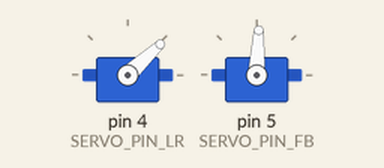
Simulated run of this sketch. Board: Arduino Uno, built with avr-gcc and run on an emulated ATmega328P. Parts: 2 × servo. What the sketch prints to the serial monitor is not drawn.

Above: at 0.05 s.
At 0.6 s:
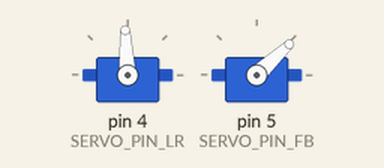
At 1.25 s:
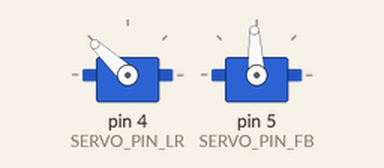
At 1.95 s:
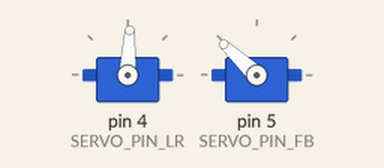
Timing chart, 0 to 6.1 s (numbered marks = the images above):
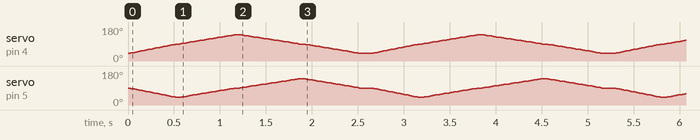

The sketch:

Servo_diamond_move.ino
```cpp
#include <Servo.h>

#define SERVO_PIN_LR 4
#define SERVO_PIN_FB 5

Servo servo_LR;
Servo servo_FB;

int i = 0;

void setup() {
  // put your setup code here, to run once:
  servo_LR.attach(SERVO_PIN_LR);
  servo_FB.attach(SERVO_PIN_FB);
  Serial.begin(9600); // send and receive at 9600 baud rate
}

void loop()
{
  // put your main code here, to run repeatedly:


  for(i = 0; i <= 50; i++)
  {
    servo_FB.write(90 - i);
    servo_LR.write(40 + i);
    Serial.print(90 - i);
    Serial.print("     ");
    Serial.println(40 + i);
    delay(10);
  }
  Serial.println(" ");
  Serial.println("First Phase Done");
  Serial.println(" ");
  for(i = 0; i <= 50; i++)
  {
    servo_FB.write(40 + i);
    servo_LR.write(90 + i);
    Serial.print(40 + i);
    Serial.print("     ");
    Serial.println(90 + i);
    delay(10);
  }
  Serial.println(" ");
  Serial.println("Second Phase Done");
  Serial.println(" ");
  for(i = 0; i <= 50; i++)
  {
    servo_FB.write(90 + i);
    servo_LR.write(140 - i);
    Serial.print(90 + i);
    Serial.print("     ");
    Serial.println(140 - i);
    delay(10);
  }
  Serial.println(" ");
  Serial.println("Third Phase Done");
  Serial.println(" ");
  for(i = 0; i <= 50; i++)
  {
    servo_FB.write(140 - i);
    servo_LR.write(90 - i);
    Serial.print(140 - i);
    Serial.print("     ");
    Serial.println(90 - i);
    delay(10);
  }
  Serial.println(" ");
  Serial.println("Fourth Phase Done");
  Serial.println(" ");
  delay(100);

//https://www.google.com/search?q=arduino+print+to+console&rlz=1C1CHBF_enUS830US830&oq=arduino+print+&aqs=chrome.1.69i57j0l7.5312j0j7&sourceid=chrome&ie=UTF-8

  //servo_FB.write(90);
  //servo_LR.write(40);
  //delay(500);
  //servo_FB.write(40);
  //servo_LR.write(90);
  //delay(500);
  //servo_FB.write(90);
  //servo_LR.write(140);
  //delay(500);
  //servo_FB.write(140);
  //servo_LR.write(90);
  //delay(500);
  //servo_FB.write(60);
  //servo_LR.write(60);
  //delay(2000);
  //servo_FB.write(120);
 // servo_LR.write(120);
  //delay(2000);
}
```
